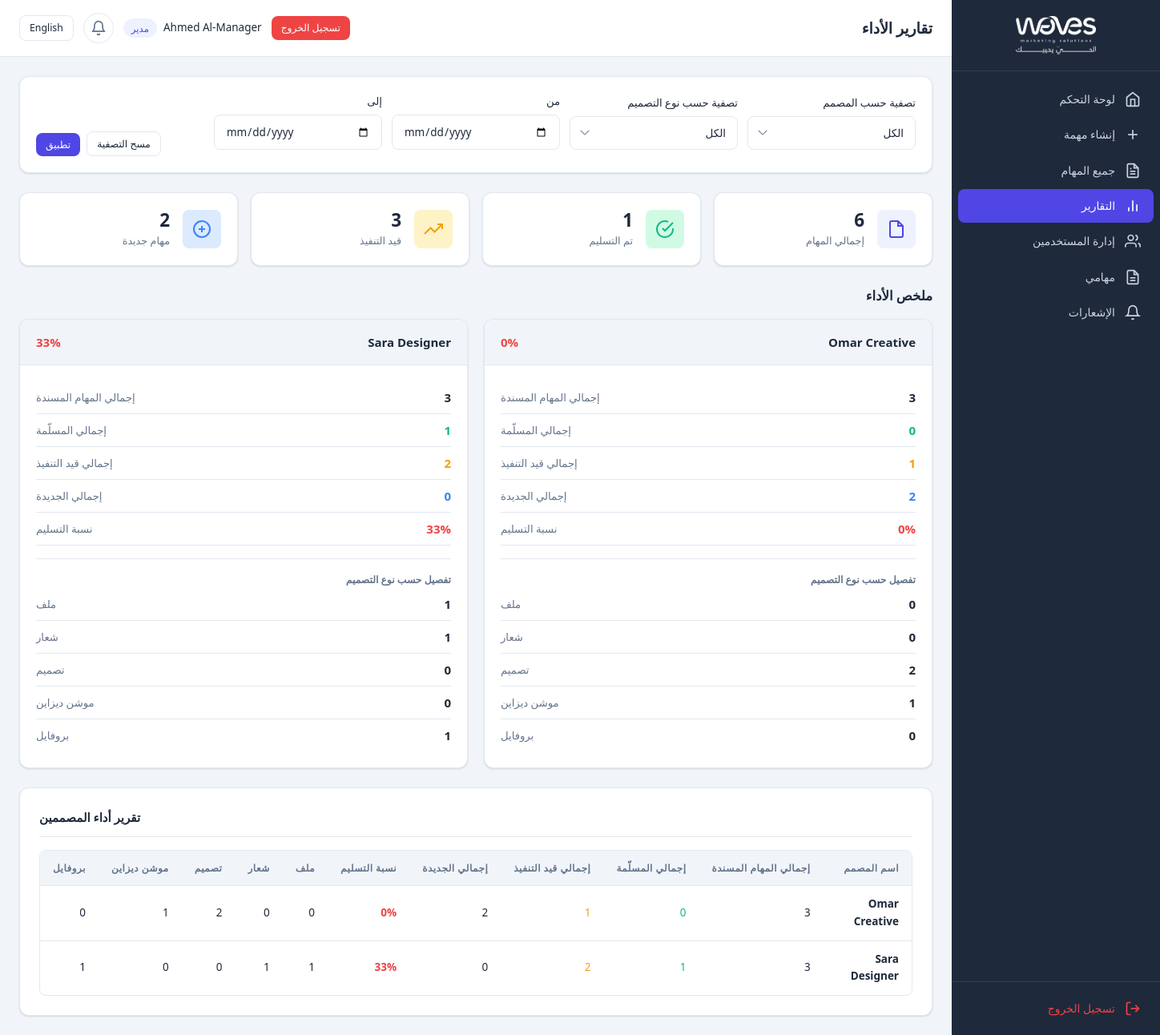
Page /manager/reports.php (signed in) on the committed database.
### tables this page shows
CREATE TABLE IF NOT EXISTS `users` (
    `id` INT UNSIGNED NOT NULL AUTO_INCREMENT,
    `full_name` VARCHAR(100) NOT NULL,
    `email` VARCHAR(150) NOT NULL,
    `password` VARCHAR(255) NOT NULL,
    `role` ENUM('manager', 'designer', 'supervisor') NOT NULL DEFAULT 'designer',
    `language_preference` ENUM('en', 'ar') NOT NULL DEFAULT 'en',
    `telegram_chat_id` VARCHAR(50) NULL DEFAULT NULL,
    `created_at` DATETIME NOT NULL DEFAULT CURRENT_TIMESTAMP,
    `updated_at` DATETIME NOT NULL DEFAULT CURRENT_TIMESTAMP ON UPDATE CURRENT_TIMESTAMP,
    PRIMARY KEY (`id`),
    UNIQUE KEY `idx_email` (`email`)
);

### includes/language.php (called while the page is built, shortened)
<?php
function loadLanguage() {
    $langFile = __DIR__ . '/../config/lang_' . $_SESSION['lang'] . '.php';
    return $lang;
}
function getCurrentLang() {
    return $_SESSION['lang'] ?? 'en';
}
function getDirection() {
    return (getCurrentLang() === 'ar') ? 'rtl' : 'ltr';
}
function __($key) {
    global $lang;
    return $lang[$key] ?? $key;
}

### includes/auth.php (called while the page is built, shortened)
<?php
require_once __DIR__ . '/language.php';
$lang = loadLanguage();
function isLoggedIn() {
    return isset($_SESSION['user_id']) && !empty($_SESSION['user_id']);
}
function getCurrentUser() {
    return [
        'id'        => $_SESSION['user_id'],
        'full_name' => $_SESSION['full_name'],
        'email'     => $_SESSION['email'],
        'role'      => $_SESSION['role'],
    ];
}
function isManager() {
    return isLoggedIn() && $_SESSION['role'] === ROLE_MANAGER;
}
function sanitize($input) {
    return htmlspecialchars(trim($input), ENT_QUOTES, 'UTF-8');
}

### includes/helpers.php (called while the page is built, shortened)
<?php
function getDesigners() {
    $pdo = getDBConnection();
    $stmt = $pdo->query("SELECT id, full_name, email, role FROM users ORDER BY FIELD(role, 'manager', 'designer'), full_name");
    return $stmt->fetchAll();
}

### manager/reports.php (the view, shortened to what this page needs)
<?php
require_once __DIR__ . '/../includes/auth.php';
require_once __DIR__ . '/../includes/helpers.php';
$pageTitle = __('reports');
$pdo = getDBConnection();
$designers = getDesigners();
$filterDateFrom = $_GET['date_from'] ?? '';
$filterDateTo   = $_GET['date_to'] ?? '';
$where = [];
$params = [];
$whereSQL = !empty($where) ? 'AND ' . implode(' AND ', $where) : '';
$sql = "SELECT
            u.id AS designer_id,
            u.full_name AS designer_name,
            COUNT(t.id) AS total_tasks,
            SUM(CASE WHEN t.status = 'delivered' THEN 1 ELSE 0 END) AS delivered,
            SUM(CASE WHEN t.status = 'in_progress' THEN 1 ELSE 0 END) AS in_progress,
            SUM(CASE WHEN t.status = 'new' THEN 1 ELSE 0 END) AS new_tasks
        FROM users u
        LEFT JOIN tasks t ON u.id = t.assigned_to $whereSQL
        WHERE u.role = 'designer'
        GROUP BY u.id, u.full_name
        ORDER BY u.full_name";
$stmt = $pdo->prepare($sql);
$stmt->execute($params);
$performanceData = $stmt->fetchAll();
$typeSql = "SELECT
                t.assigned_to,
                t.design_type,
                COUNT(*) AS count
            FROM tasks t
            JOIN users u ON t.assigned_to = u.id AND u.role = 'designer'
            WHERE 1=1 " . $whereSQL . "
            GROUP BY t.assigned_to, t.design_type
            ORDER BY t.assigned_to, t.design_type";
$typeStmt = $pdo->prepare($typeSql);
$typeStmt->execute($params);
$typeBreakdown = $typeStmt->fetchAll();
$typeMap = [];
foreach ($typeBreakdown as $row) {
    $typeMap[$row['assigned_to']][$row['design_type']] = $row['count'];
}
$totalAll = 0;
$deliveredAll = 0;
$inProgressAll = 0;
$newAll = 0;
foreach ($performanceData as $d) {
    $totalAll += $d['total_tasks'];
    $deliveredAll += $d['delivered'];
    $inProgressAll += $d['in_progress'];
    $newAll += $d['new_tasks'];
}
include __DIR__ . '/../templates/header.php';
?>
<div class="filter-bar">
    <form method="GET" action="">
        <div class="filter-grid">
            <div class="form-group mb-1">
                <label class="form-label"><?= __('filter_by_designer') ?></label>
                <select name="designer" class="form-control">
                    <option value=""><?= __('all') ?></option>
                </select>
            </div>
            <div class="form-group mb-1">
                <label class="form-label"><?= __('filter_by_type') ?></label>
                <select name="design_type" class="form-control">
                    <option value=""><?= __('all') ?></option>
                </select>
            </div>
            <div class="form-group mb-1">
                <label class="form-label"><?= __('date_from') ?></label>
                <input type="date" name="date_from" class="form-control" value="<?= sanitize($filterDateFrom) ?>">
            </div>
            <div class="form-group mb-1">
                <label class="form-label"><?= __('date_to') ?></label>
                <input type="date" name="date_to" class="form-control" value="<?= sanitize($filterDateTo) ?>">
            </div>
            <div class="filter-actions">
                <button type="submit" class="btn btn-primary btn-sm"><?= __('apply_filter') ?></button>
                <a href="/manager/reports.php" class="btn btn-outline btn-sm"><?= __('clear_filter') ?></a>
            </div>
        </div>
    </form>
</div>
<div class="kpi-grid">
    <div class="kpi-card">
        <div class="kpi-icon total">
            <svg viewBox="0 0 24 24" fill="none" stroke="currentColor" stroke-width="2"><path d="M14 2H6a2 2 0 00-2 2v16a2 2 0 002 2h12a2 2 0 002-2V8z"/><polyline points="14 2 14 8 20 8"/></svg>
        </div>
        <div class="kpi-content">
            <div class="kpi-value"><?= $totalAll ?></div>
            <div class="kpi-label"><?= __('total_tasks') ?></div>
        </div>
    </div>
    <div class="kpi-card">
        <div class="kpi-icon delivered">
            <svg viewBox="0 0 24 24" fill="none" stroke="currentColor" stroke-width="2"><path d="M22 11.08V12a10 10 0 11-5.93-9.14"/><polyline points="22 4 12 14.01 9 11.01"/></svg>
        </div>
        <div class="kpi-content">
            <div class="kpi-value"><?= $deliveredAll ?></div>
            <div class="kpi-label"><?= __('delivered_tasks') ?></div>
        </div>
    </div>
    <div class="kpi-card">
        <div class="kpi-icon progress">
            <svg viewBox="0 0 24 24" fill="none" stroke="currentColor" stroke-width="2"><polyline points="23 6 13.5 15.5 8.5 10.5 1 18"/><polyline points="17 6 23 6 23 12"/></svg>
        </div>
        <div class="kpi-content">
            <div class="kpi-value"><?= $inProgressAll ?></div>
            <div class="kpi-label"><?= __('in_progress_tasks') ?></div>
        </div>
    </div>
    <div class="kpi-card">
        <div class="kpi-icon new">
            <svg viewBox="0 0 24 24" fill="none" stroke="currentColor" stroke-width="2"><circle cx="12" cy="12" r="10"/><line x1="12" y1="8" x2="12" y2="16"/><line x1="8" y1="12" x2="16" y2="12"/></svg>
        </div>
        <div class="kpi-content">
            <div class="kpi-value"><?= $newAll ?></div>
            <div class="kpi-label"><?= __('new_tasks') ?></div>
        </div>
    </div>
</div>
<h2 class="section-title"><?= __('performance_summary') ?></h2>
<div class="report-grid">
    <?php foreach ($performanceData as $designer): ?>
    <div class="report-card">
        <div class="report-card-header">
            <h3 class="report-card-title"><?= sanitize($designer['designer_name']) ?></h3>
            <?php
                $rate = $designer['total_tasks'] > 0 ? round(($designer['delivered'] / $designer['total_tasks']) * 100) : 0;
                $rateClass = $rate >= 70 ? 'high' : ($rate >= 40 ? 'medium' : 'low');
            ?>
            <span class="delivery-rate <?= $rateClass ?>" style="font-size:1rem;padding:0;"><?= $rate ?>%</span>
        </div>
        <div class="report-card-body">
            <div class="report-stat">
                <span class="report-stat-label"><?= __('total_assigned') ?></span>
                <span class="report-stat-value"><?= (int)$designer['total_tasks'] ?></span>
            </div>
            <div class="report-stat">
                <span class="report-stat-label"><?= __('total_delivered') ?></span>
                <span class="report-stat-value text-success"><?= (int)$designer['delivered'] ?></span>
            </div>
            <div class="report-stat">
                <span class="report-stat-label"><?= __('total_in_progress') ?></span>
                <span class="report-stat-value text-warning"><?= (int)$designer['in_progress'] ?></span>
            </div>
            <div class="report-stat">
                <span class="report-stat-label"><?= __('total_new') ?></span>
                <span class="report-stat-value" style="color:var(--info);"><?= (int)$designer['new_tasks'] ?></span>
            </div>
            <div class="report-stat">
                <span class="report-stat-label"><?= __('delivery_rate') ?></span>
                <span class="report-stat-value delivery-rate <?= $rateClass ?>" style="font-size:1rem;padding:0;"><?= $rate ?>%</span>
            </div>
            <?php if (isset($typeMap[$designer['designer_id']])): ?>
            <div class="mt-2" style="border-top:1px solid var(--border);padding-top:12px;">
                <strong class="text-small" style="color:var(--text-secondary);"><?= __('breakdown_by_type') ?></strong>
                <?php foreach (DESIGN_TYPES as $typeKey => $typeLabels): ?>
                <div class="report-stat">
                    <span class="report-stat-label"><?= $typeLabels[getCurrentLang()] ?></span>
                    <span class="report-stat-value"><?= $typeMap[$designer['designer_id']][$typeKey] ?? 0 ?></span>
                </div>
                <?php endforeach; ?>
            </div>
            <?php endif; ?>
        </div>
    </div>
    <?php endforeach; ?>
</div>
<div class="card">
    <div class="card-header">
        <h2 class="card-title"><?= __('report_title') ?></h2>
    </div>
    <div class="table-wrapper">
        <table>
            <thead>
                <tr>
                    <th><?= __('designer_name') ?></th>
                    <th><?= __('total_assigned') ?></th>
                    <th><?= __('total_delivered') ?></th>
                    <th><?= __('total_in_progress') ?></th>
                    <th><?= __('total_new') ?></th>
                    <th><?= __('delivery_rate') ?></th>
                    <?php foreach (DESIGN_TYPES as $typeKey => $typeLabels): ?>
                    <th><?= $typeLabels[getCurrentLang()] ?></th>
                    <?php endforeach; ?>
                </tr>
            </thead>
            <tbody>
                <?php foreach ($performanceData as $designer): ?>
                <tr>
                    <td><strong><?= sanitize($designer['designer_name']) ?></strong></td>
                    <td><?= (int)$designer['total_tasks'] ?></td>
                    <td class="text-success"><?= (int)$designer['delivered'] ?></td>
                    <td class="text-warning"><?= (int)$designer['in_progress'] ?></td>
                    <td><?= (int)$designer['new_tasks'] ?></td>
                    <td>
                        <?php
                            $rate = $designer['total_tasks'] > 0 ? round(($designer['delivered'] / $designer['total_tasks']) * 100) : 0;
                            $rateClass = $rate >= 70 ? 'high' : ($rate >= 40 ? 'medium' : 'low');
                        ?>
                        <span class="delivery-rate <?= $rateClass ?>" style="font-size:0.9rem;padding:0;"><?= $rate ?>%</span>
                    </td>
                    <?php foreach (DESIGN_TYPES as $typeKey => $typeLabels): ?>
                    <td><?= $typeMap[$designer['designer_id']][$typeKey] ?? 0 ?></td>
                    <?php endforeach; ?>
                </tr>
                <?php endforeach; ?>
            </tbody>
        </table>
    </div>
</div>
<?php include __DIR__ . '/../templates/footer.php'; ?>

### templates/header.php (shortened to what this page needs)
<?php
$currentUser = getCurrentUser();
$dir = getDirection();
$currentLang = getCurrentLang();
$switchLang = ($currentLang === 'en') ? 'ar' : 'en';
$pageName = isset($pageTitle) ? $pageTitle : __('app_name');
$langSwitchUrl = strtok($_SERVER['REQUEST_URI'], '?');
$queryParams = $_GET;
$queryParams['lang'] = $switchLang;
$langSwitchUrl .= '?' . http_build_query($queryParams);
?>
<!DOCTYPE html>
<html lang="<?= $currentLang ?>" dir="<?= $dir ?>">
<head>
    <link rel="stylesheet" href="/assets/css/style.css">
    <?php if ($dir === 'rtl'): ?>
    <link rel="stylesheet" href="/assets/css/rtl.css">
    <?php endif; ?>
</head>
<body class="<?= $dir ?>">
<?php if (isLoggedIn()): ?>
<div class="app-layout">
    <?php include __DIR__ . '/sidebar.php'; ?>
    <main class="main-content">
        <div class="top-bar">
            <div class="top-bar-left">
                <h1 class="page-title"><?= sanitize($pageName) ?></h1>
            </div>
            <div class="top-bar-right">
                <a href="<?= $langSwitchUrl ?>" class="btn btn-sm btn-outline lang-switch"><?= __('nav_language') ?></a>
                <div class="notif-wrapper" id="notifWrapper" style="position:relative;">
                    <button class="notif-bell" id="notifBell" type="button" title="<?= __('notifications') ?>" style="background:none;border:1px solid #e2e8f0;cursor:pointer;position:relative;width:38px;height:38px;border-radius:50%;color:#64748b;display:flex;align-items:center;justify-content:center;transition:all 0.2s ease;">
                        <svg width="20" height="20" viewBox="0 0 24 24" fill="none" stroke="currentColor" stroke-width="2" stroke-linecap="round" stroke-linejoin="round"><path d="M18 8A6 6 0 006 8c0 7-3 9-3 9h18s-3-2-3-9"/><path d="M13.73 21a2 2 0 01-3.46 0"/></svg>
                    </button>
                </div>
                <div class="user-info">
                    <span class="user-name"><?= sanitize($currentUser['full_name']) ?></span>
                    <span class="user-role badge badge-role"><?= isManager() ? __('role_manager') : (isSupervisor() ? __('role_supervisor') : __('role_designer')) ?></span>
                </div>
                <a href="/logout.php" class="btn btn-sm btn-danger"><?= __('logout') ?></a>
            </div>
        </div>
        <div class="content-wrapper">
<?php endif; ?>

### assets/css/rtl.css (style rules this page uses)
.rtl { text-align: right; }
.rtl th, .rtl td { text-align: right; }
.rtl .form-group { text-align: right; }
.rtl select.form-control { background-position: left 12px center; padding-left: 36px; padding-right: 14px; }
.rtl .top-bar-right { flex-direction: row-reverse; }
.rtl .report-stat { flex-direction: row-reverse; }
.rtl .card-header { flex-direction: row-reverse; }
.rtl .filter-actions { flex-direction: row-reverse; }

### rows in the picture
users: full_name "Ahmed Al-Manager"
users: full_name "Omar Creative", rate "0", total_tasks "3", delivered "0", in_progress "1", new_tasks "2", typeLabels "ملف", id "0", typeLabels "شعار", typeLabels "تصميم", id "2", typeLabels "موشن ديزاين", id "1", typeLabels "بروفايل"
users: full_name "Sara Designer", rate "33", total_tasks "3", delivered "1", in_progress "2", new_tasks "0", typeLabels "ملف", id "1", typeLabels "شعار", typeLabels "تصميم", id "0", typeLabels "موشن ديزاين", typeLabels "بروفايل"

### other values in the picture
__('nav_dashboard') "لوحة التحكم"
__('nav_create_task') "إنشاء مهمة"
__('nav_all_tasks') "جميع المهام"
__('nav_reports') "التقارير"
__('nav_users') "إدارة المستخدمين"
__('nav_my_tasks') "مهامي"
__('notifications') "الإشعارات"
__('logout') "تسجيل الخروج"
$pageName "تقارير الأداء"
__('nav_language') "English"
__('role_manager') "مدير"
__('filter_by_designer') "تصفية حسب المصمم"
__('filter_by_type') "تصفية حسب نوع التصميم"
__('date_from') "من"
__('date_to') "إلى"
